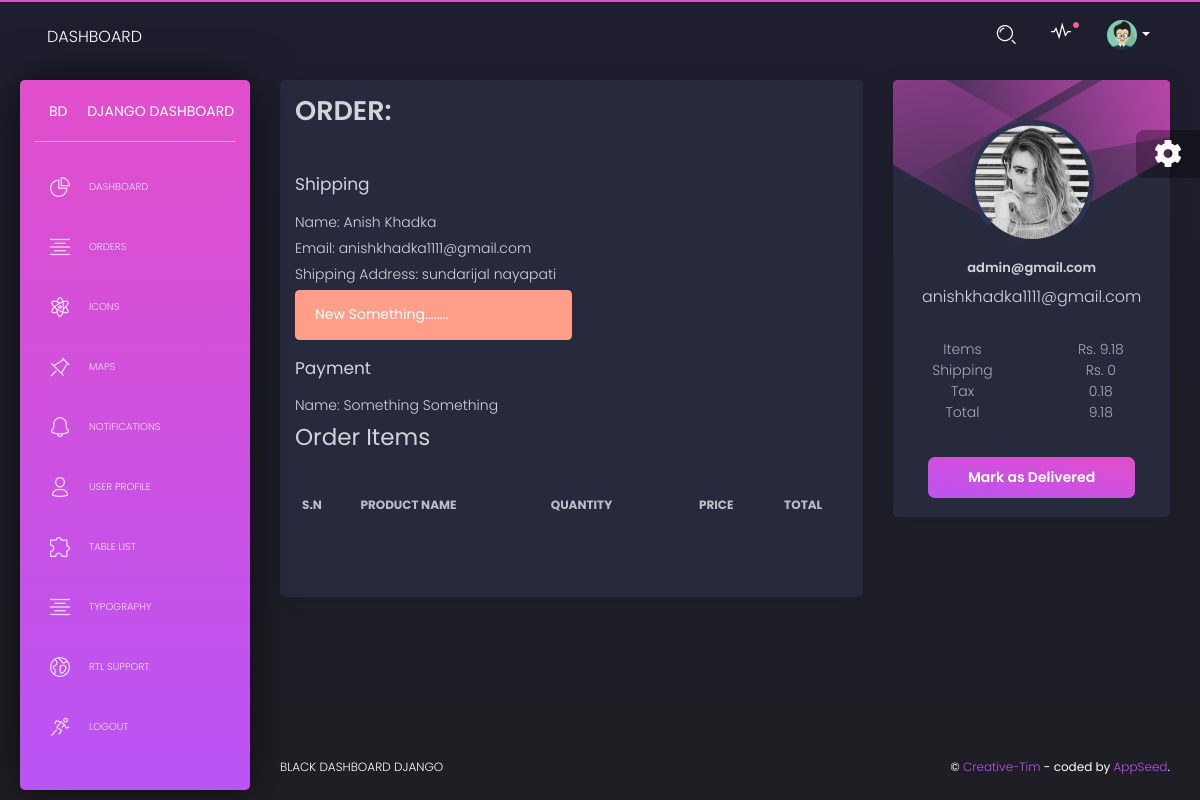
The page /myadmin/orders/1/ (signed in) on the database as committed earlier.
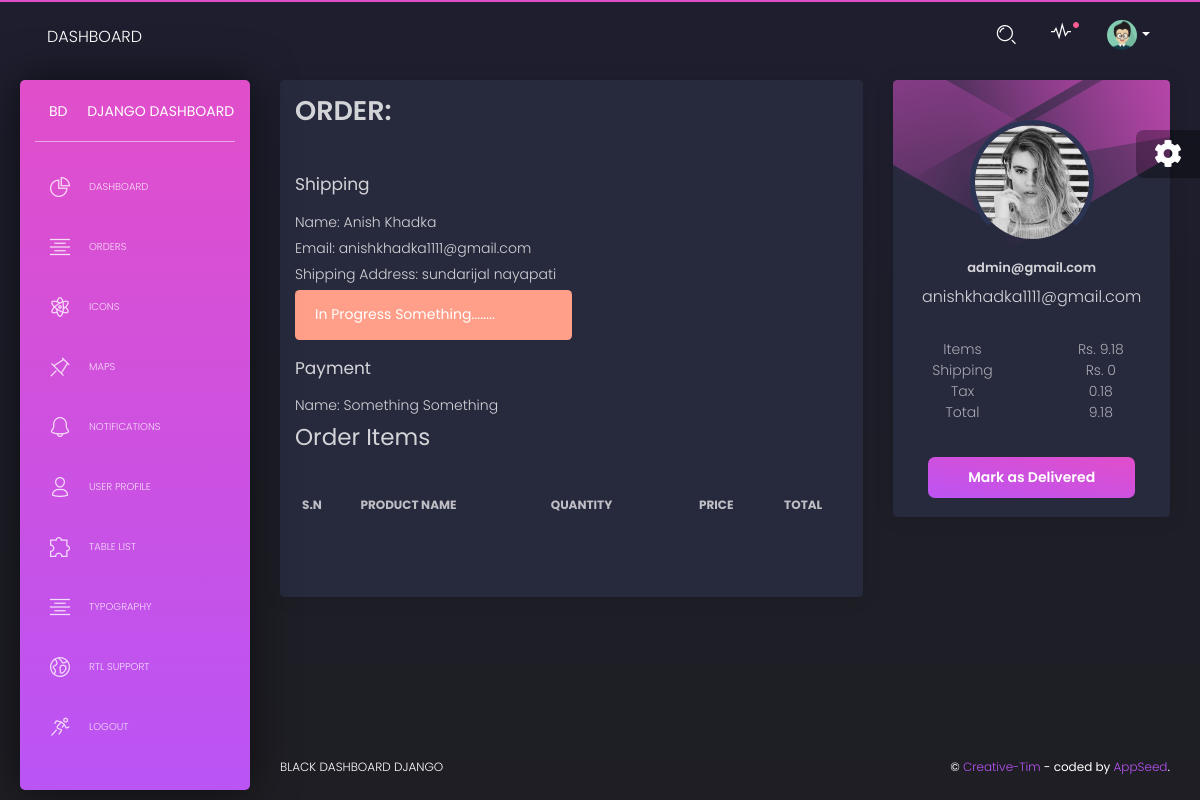
The same page on the database as committed later.
### orders/models.py (models this page shows, shortened)
class Order(models.Model):
    STATUS = (
        ('Pending', 'Pending'),
        ('Accepted', 'Accepted'),
        ('In Progress', 'In Progress'),
        ('Delivered', 'Delivered'),
        ('Completed', 'Completed'),
        ('Cancelled', 'Cancelled'),
    )
    user = models.ForeignKey(Account, on_delete=models.SET_NULL, null=True)
    payment = models.ForeignKey(
        Payment, on_delete=models.SET_NULL, blank=True, null=True)
    order_number = models.CharField(max_length=20)
    first_name = models.CharField(max_length=50)
    last_name = models.CharField(max_length=50)
    phone = models.CharField(max_length=15)
    email = models.EmailField(max_length=50)
    address_line_1 = models.CharField(max_length=50)
    address_line_2 = models.CharField(max_length=50, blank=True)
    country = models.CharField(max_length=50)
    state = models.CharField(max_length=50)
    city = models.CharField(max_length=50)
    order_note = models.CharField(max_length=100, blank=True)
    order_total = models.FloatField()
    tax = models.FloatField()
    status = models.CharField(max_length=15, choices=STATUS, default='Pending')
    ip = models.CharField(blank=True, max_length=20)
    is_ordered = models.BooleanField(default=False)
    created_at = models.DateTimeField(auto_now_add=True)
    updated_at = models.DateTimeField(auto_now=True)

### accounts/models.py (models this page shows, shortened)
class Account(AbstractBaseUser):
    first_name      = models.CharField(max_length=50)
    last_name       = models.CharField(max_length=50)
    username        = models.CharField(max_length=50, unique=True)
    email           = models.EmailField(max_length=100, unique=True)
    phone_number    = models.CharField(max_length=50)
    date_joined     = models.DateTimeField(auto_now_add=True)
    last_login      = models.DateTimeField(auto_now_add=True)
    is_admin        = models.BooleanField(default=False)
    is_staff        = models.BooleanField(default=False)
    is_active        = models.BooleanField(default=False)
    is_superadmin        = models.BooleanField(default=False)
    USERNAME_FIELD = 'email'
    REQUIRED_FIELDS = ['username', 'first_name', 'last_name']
    objects = MyAccountManager()
    def __str__(self):
        return self.email

### myadmin/views.py (the view)
class OrderDetailView(UserPassesTestMixin, DetailView):
    queryset = Order.objects.all()
    template_name = "myadmin/order-detail.html"
    pk_url_kwarg = 'pk'
    def test_func(self):
        if self.request.user.is_authenticated:
            return self.request.user.is_staff
        return False
    def get_context_data(self, **kwargs):
        context = super().get_context_data(**kwargs)
        orderId = self.kwargs['pk']
        orderProduct = OrderProduct.objects.all()
        print(orderProduct)
        context["orderProduct"] = orderProduct
        return context

### carts/context_processors.py (called while the page is built, shortened)
def counter(request):
    cart_count = 0
    if 'admin' in request.path:
        return {}
    return dict(cart_count=cart_count)

### category/context_processors.py (called while the page is built)
def menu_links(request):
    links = Category.objects.all()
    return dict(links=links)

### myadmin/templates/myadmin/order-detail.html (shortened to what this page needs)
{% extends 'myadmin/layouts/base.html' %}
{% block content %}
<div class="row">
  <div class="col-md-8">
    <div class="card">
      <div class="card-header">
        <h2 class="title">ORDER:</h2>
      </div>
      <div class="card-body">
       <h4>Shipping</h4>
        <p>Name: {{object.first_name}} {{object.last_name}}</p>
        <p>Email: {{object.email}}</p>
        <p>Shipping Address: {{object.address_line_1}} {{object.address_line_2}}</p>
        <div class="alert alert-warning col-md-6" role="alert">
          {{object.status}} Something........
        </div>
       <h4>Payment</h4>
        <p>Name: Something Something</p>
       <h3>Order Items</h3>
       <div class="table-responsive">
          <table class="table tablesorter" id="">
            <thead class=" text-primary">
              <tr>
                <th>
                  S.N
                </th>
                <th>
                  Product Name
                </th>
                <th>
                  Quantity
                </th>
                <th class="text-center">
                  Price
                </th>
                <th class="text-center">
                  Total
                </th>
              </tr>
            </thead>
          </table>
        </div>
      </div>
      <div class="card-footer">
      </div>
    </div>
  </div>
  <div class="col-md-4">
    <div class="card card-user">
      <div class="card-body">
        <p class="card-text">
          <div class="author">
            <div class="block block-three"></div>
            <a href="javascript:void(0)">
              <img class="avatar" src="/static/assets/img/emilyz.jpg" alt="...">
              <h5 class="title">
                {{ object.user }}
              </h5>
            </a>
            <p class="description">
              {{ object.email }}
            </p>
          </div>
        </p>
        <div class="card-description text-center">
          <div class="row">
            <div class="col">Items</div>
            <div class="col">Rs. {{object.order_total}}</div>
            <div class="col">Shipping</div>
            <div class="col">Rs. 0</div>
            <div class="col">Tax</div>
            <div class="col">{{object.tax}}</div>
            <div class="col">Total</div>
            <div class="col">{{object.order_total}}</div>
          </div>
        </div>
      </div>
      <div class="card-footer text-center">
        {% ifnotequal object.status 'Delivered' %}
        <a href="{% url 'myadmin:mark-delivered' object.id %}" class="btn btn-fill btn-primary">Mark as Delivered</a>
        {% endifnotequal %}
      </div>
    </div>
  </div>
</div>
{% endblock content %}

Rows that differ between the two databases and show on the page:
changed Order "anishkhadka1111@gmail.com": status "New" → "In Progress"
